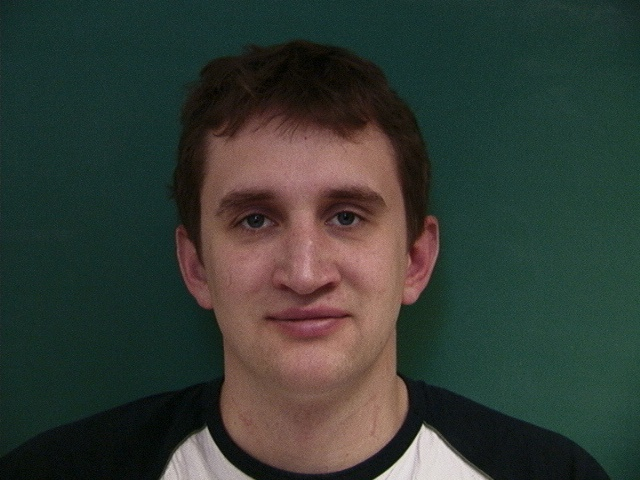
//> input picture 1A/CS-AD/TP3/Projet_TP3_Fournitures/Images_Projet_2020/11-1.jpg, 640 x 480 px
$ ./kmeans ../../../../../1A/CS-AD/TP3/Projet_TP3_Fournitures/Images_Projet_2020/10-5.jpg 3 ../../../../../1A/CS-AD/TP3/Projet_TP3_Fournitures/Images_Projet_2020/11-1.jpg   (built with g++ and OpenCV 4)
//> lines starting //> are read from the running program, lines starting //| are printed output that depends on the picture; after the words box and inside, x2 and y2 are one past the last pixel; in counts of white or black regions, pixels touching at a corner belong together
#include <opencv2/core.hpp>
#include <opencv2/imgcodecs.hpp>
#include <opencv2/highgui.hpp>
#include <opencv2/imgproc.hpp>
#include <opencv2/imgcodecs.hpp>
#include <iostream>
#include <string>
#include <map>

using namespace cv;
using namespace std;


void printHelp(const string& progName)
{
    cout << "Usage:\n\t " << progName << " <image_file> <K_num_of_clusters> [<image_ground_truth>]" << endl;
}

//choix du centre le plus proche
uchar getNearestCluster(uchar valeur, const vector<int>& data){
    uchar voisinpp = data[0];
    uchar diff=valeur-voisinpp;
    for (uchar i : data){
        if (abs(valeur-i)<diff){
            diff=abs(valeur-i);
            voisinpp = i;
        }
    } return voisinpp;
}

int vectMoy(const vector<uchar> data) {
    int somme =0;
    for (int i : data){
        somme=somme+i;
    }
    int res = somme/data.size();
    return res;
}

Mat my_kmeans(Mat image, int k, long iters_max)
{
    Mat gray_image;
    cvtColor(image, gray_image, CV_RGB2GRAY);
    gray_image=gray_image.reshape(1,gray_image.total());

    vector<int> labels;
    // map avec la liste de chaque pixels correspondant au label
    map<uchar, vector<uchar>> classes;
    int pos=(int) 255./(k+1);

    // moyenne en niveau de gris pour choisir les clusterrs initiaux
    for (int i=pos;i<255;i+=pos){
        labels.push_back(i);
    }

    long nb_iters=0;
    double EPS = 0.0001;
    double classe_changee=EPS+1;

    while(classe_changee<EPS || nb_iters < iters_max){
        for(unsigned int i=0;i<gray_image.total();i++){
            int value=(int) gray_image.at<uchar>(0,i);
            uchar voisinpp=getNearestCluster(value, labels);
            classes[voisinpp].push_back(value);
            gray_image.at<uchar>(0,i)=voisinpp;
        }
        classe_changee=0;
        for(int i=0; i<k; i++){
            int classe_new=vectMoy(classes[labels[i]]);
            classe_changee=abs(labels[i]-classe_new);
            labels[i]=classe_new;
        }
        classe_changee/=k;
        nb_iters++;
    }

    gray_image=gray_image.reshape(1,image.rows);
    return gray_image;
}

// Calculer les TP FP FN TN des images
void segmentationQuality(Mat image_ref, Mat my_image_seg, Mat image_seg){

    assert (image_ref.total()==image_seg.total() && image_seg.total()==my_image_seg.total());

    int taille = my_image_seg.total();
    int nb_lig=my_image_seg.rows;
    int nb_col=my_image_seg.cols;

    //conversion en noir et blanc des images
    // le seuil est à changer pour chaque image (pas très optimal)
    int seuil = 120;
    //conversion en noir et blanc de l'image segmentée avec my_kmeans
    Mat my_image_nb=my_image_seg<seuil;
    // conversion en noir et blanc de l'image segmentée avec openCV
    Mat image_seg_nb;
    cvtColor(image_seg,image_seg_nb, CV_RGB2GRAY);
    image_seg_nb=image_seg_nb<seuil;

    // Affichage des images en noir et blanc
    imshow("Image segmentée opencv nb", image_seg_nb);
    imshow("Image segmentée my_kmeans nb", my_image_nb);
    imshow("Image ref nb", image_ref);

    imwrite("../data/images/Image8k2_segmentee_nb.jpg", image_seg_nb);
    imwrite("../data/images/My_Image8k2_segmentee_nb.jpg", my_image_nb);

    // initialisation des TP FP FN TN
    // respectivement cv et my pour open cv et my_kmeans
    long TP_cv=0;
    long TN_cv=0;
    long FN_cv=0;
    long FP_cv=0;
    long TP_my=0;
    long TN_my=0;
    long FN_my=0;
    long FP_my=0;
    long pixels_non_attribues_cv=0;
    long pixels_non_attribues_my=0;


    // parcours des pixels des images
    for (int i=0; i<nb_lig; i++){
        for(int j=0; j<nb_col;j++){
            if((int) image_ref.at<uchar>(i,j)==255){
                if((int) image_seg_nb.at<uchar>(i,j)==255){
                    TP_cv++;
                } else if ((int) image_seg_nb.at<uchar>(i,j)==0) {
                    FP_cv++;
                }
                if((int) my_image_nb.at<uchar>(i,j)==255){
                    TP_my++;
                } else if ((int) my_image_nb.at<uchar>(i,j)==0) {
                    FP_my++;
                }
            } else if ((int) image_ref.at<uchar>(i,j)==0) {
                if((int) image_seg_nb.at<uchar>(i,j)==0){
                    TN_cv++;
                } else if ((int) image_seg_nb.at<uchar>(i,j)==255) {
                    FN_cv++;
                }
                if((int) my_image_nb.at<uchar>(i,j)==255){
                    TN_my++;
                } else if ((int) my_image_nb.at<uchar>(i,j)==0){
                    FN_my++;
                }
            }
        }
    }
    // on verifie que tous les pixels ont bien été attribué
    long somme_my = FN_my+FP_my+TN_my+TP_my;
    long somme_cv = FN_cv+FP_cv+TN_cv+TP_cv;
    assert(somme_my==taille);
    assert(somme_cv==taille);

    // Calcul de la précision
    double precision_cv = (double) TP_cv/(TP_cv+FP_cv);
    double precision_my = (double) TP_my/(TP_my+FP_my);

    // Calcul de la sensibilité
    double sensibilite_cv = (double) TP_cv/(TP_cv+FN_cv);
    double sensibilite_my = (double) TP_my/(TP_my+FN_my);

    // Calcul du coefficient de similarité DICE
    double dice_cv = (double) 2*TP_cv/(2*TP_cv+FP_cv+FN_cv);
    double dice_my = (double) 2*TP_my/(2*TP_my+FP_my+FN_my);

    // Affichage des résultats
    cout << "RESULTATS : " << endl << endl;

    // Affichage de la précision
    cout << "Precision openCV: " << precision_cv << endl;
    cout << "Precision my_kmeans: " << precision_my << endl << endl;

    // Affichage de la précision
    cout << "Sensibilité openCV: " << sensibilite_cv << endl;
    cout << "Sensibilité my_kmeans: " << sensibilite_my << endl << endl;

    // Affichage de DICE
    cout << "DICE openCV: " << dice_cv << endl;
    cout << "DICE my_kmeans: " << dice_my << endl << endl;

}


int main(int argc, char** argv)
{
    if (argc != 3 && argc !=4)
    {
        cout << " Incorrect number of arguments." << endl;
        printHelp(string(argv[0]));
        return EXIT_FAILURE;
    }

    const auto imageFilename = string(argv[1]);
    const string groundTruthFilename = (argc ==4) ? string(argv[3]) : string();
    const int k = stoi(argv[2]);

    // lecture et initialisation
    Mat image_ref = imread(groundTruthFilename, IMREAD_COLOR);
//> image_ref is the input picture: 480 rows x 640 cols, CV_8UC3; mean B, G, R 53, 59.7, 51.7
    Mat image = imread(imageFilename, IMREAD_COLOR);
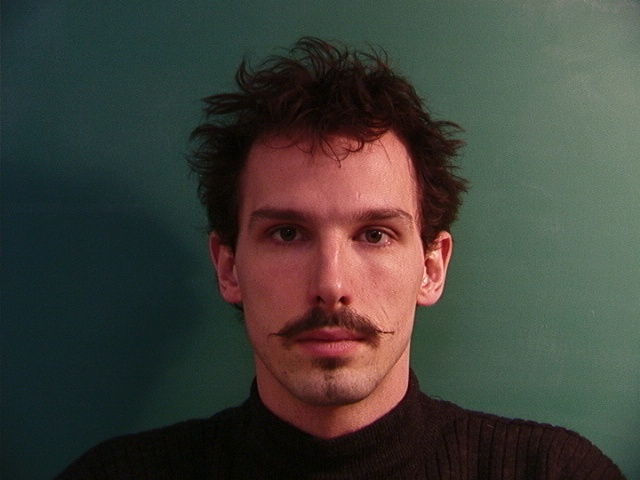
//> input picture 1A/CS-AD/TP3/Projet_TP3_Fournitures/Images_Projet_2020/10-5.jpg, 640 x 480 px
//> image is the input picture: 480 rows x 640 cols, CV_8UC3; mean B, G, R 57.7, 64.5, 64.1
    const unsigned int taille=image.rows*image.cols;
//> taille = 307200
    Mat data = image.reshape(1,taille);
    data.convertTo(data, CV_32F);
    Mat1f centers;
    vector<int> labels;

    // segmentation
    TermCriteria criteria=TermCriteria(TermCriteria::EPS+TermCriteria::COUNT, 10, 1.0);
    kmeans(data,k,labels,criteria,3,KMEANS_PP_CENTERS,centers);
//> labels = 307200 items; centers = [[111.9, 125.3, 205.8], [34.51, 36.18, 30.64], [84.67, 98.5, 91.53]]

    if(k==2){
        for(unsigned int i=0;i<3;i++){
            centers(0,i)=255;
            centers(1,i)=0;
        }
    }

    for(unsigned int i=0;i<taille;i++){
        data.at<float>(i,0)=centers(labels[i],0);
        data.at<float>(i,1)=centers(labels[i],1);
        data.at<float>(i,2)=centers(labels[i],2);
    }

    Mat imagesegmentee = data.reshape(3,image.rows);
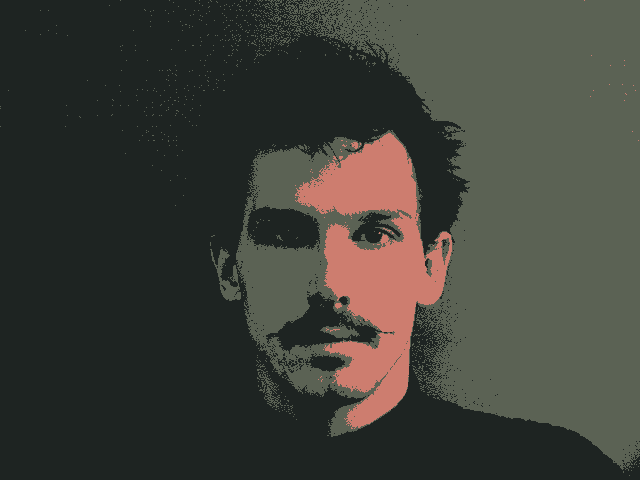
//> imagesegmentee: 480 rows x 640 cols, CV_32FC3; mean B, G, R 57.8, 64.3, 64.1
    imagesegmentee.convertTo(imagesegmentee,CV_8U);
//> imagesegmentee: 480 rows x 640 cols, CV_8UC3

    // my_kmeans;
    long iters_max=50;
    Mat my_image = my_kmeans(image,k,iters_max);
//> in my_kmeans, `cvtColor(image, gray_image, CV_RGB2GRAY);`:
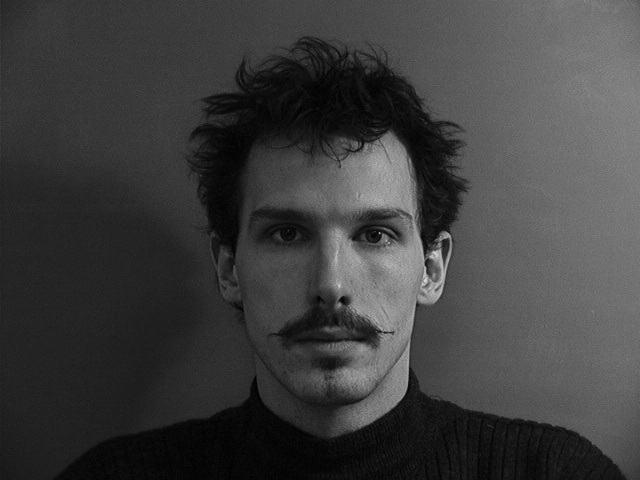
//> gray_image: 480 rows x 640 cols, CV_8UC1; min 0, max 218, mean 62.4
//> after the loop in my_kmeans, `while(classe_changee<EPS || nb_iters < iters_max)`: classes = 6 items; classe_changee = 8; nb_iters = 50
//> in my_kmeans, `gray_image=gray_image.reshape(1,image.rows);`:
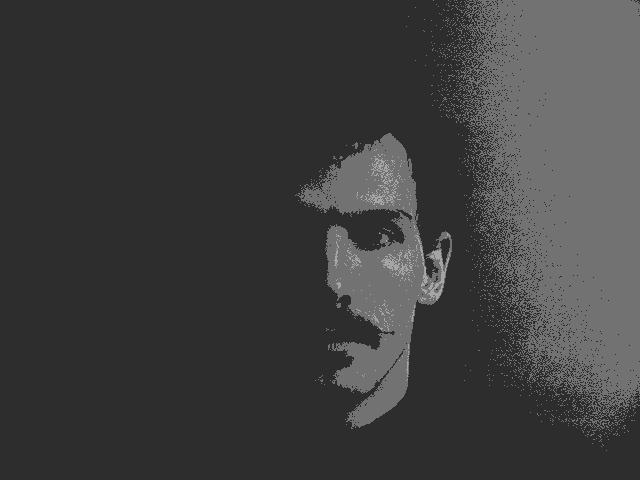
//> gray_image: 480 rows x 640 cols, CV_8UC1; min 45, max 165, mean 62.2

    // sauvegarde de l'image segmentee
    imwrite("../data/images/Image11_segmentee.jpg", imagesegmentee);
    imwrite("../data/images/My_Image11_segmentee.jpg", my_image);

    // affichage des images
    imshow(imageFilename, image);
    imshow("Image segmentée openCV", imagesegmentee);
    imshow("Image segmentée my_kmeans", my_image);

    // qualité de la segmentation par rapport à l'image de référence
    segmentationQuality(image_ref, my_image, imagesegmentee);
//> in segmentationQuality, `Mat my_image_nb=my_image_seg<seuil;`:
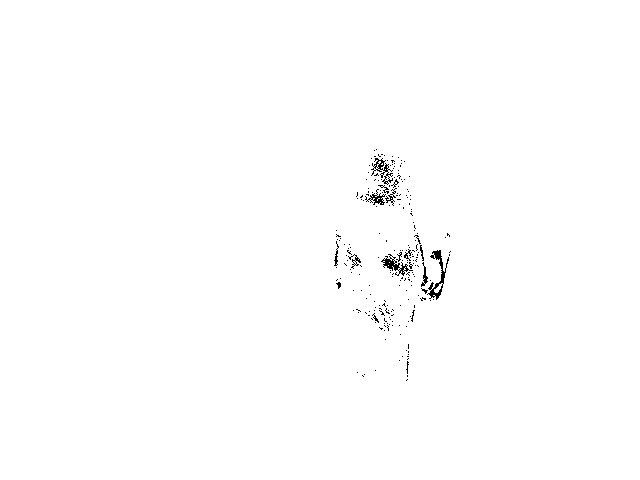
//> my_image_nb: 480 rows x 640 cols, CV_8UC1; 99.5% white; black in thin lines or dots, all inside (x1, y1, x2, y2) = (334, 149, 451, 381)
//> in segmentationQuality, `cvtColor(image_seg,image_seg_nb, CV_RGB2GRAY);`:
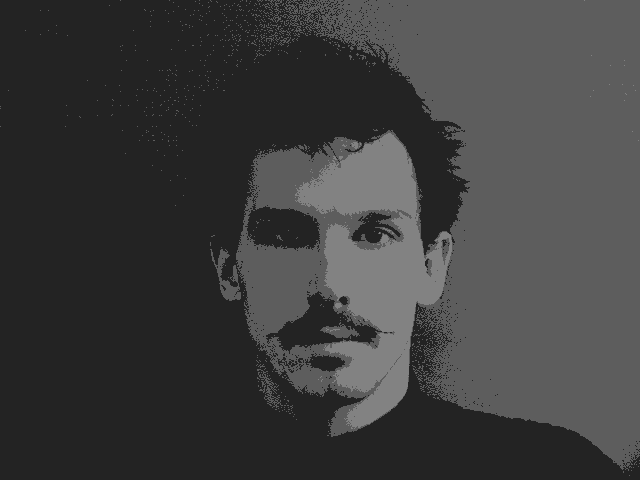
//> image_seg_nb: 480 rows x 640 cols, CV_8UC1; min 35, max 130, mean 62.1
//> in segmentationQuality, `image_seg_nb=image_seg_nb<seuil;`:
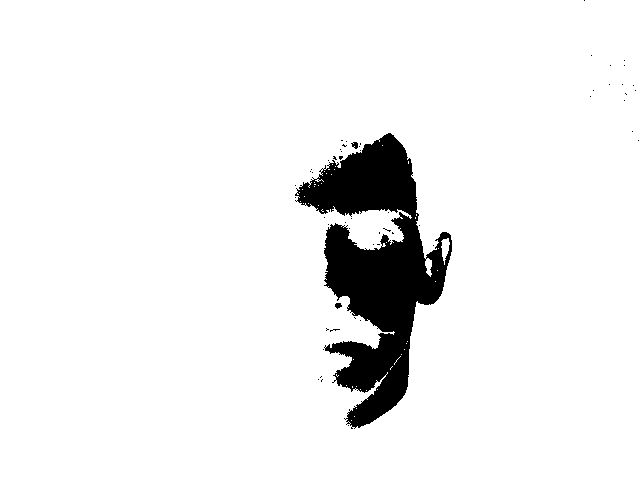
//> image_seg_nb: 480 rows x 640 cols, CV_8UC1; 93.4% white; 56 black regions (53 under 20 px), largest, box (x1, y1, x2, y2) and area: (295, 133, 452, 429) 20004, (351, 142, 358, 149) 33, (335, 303, 342, 309) 30
//> after the loop in segmentationQuality, `for (int i=0; i<nb_lig; i++)`: TP_cv = 0; TN_cv = 4; FN_cv = 431; TN_my = 435; FN_my = 0
//> in segmentationQuality, `long somme_my = FN_my+FP_my+TN_my+TP_my;`: somme_my = 435
//> (the run ends here: the program stops with an error, at `assert(somme_my==taille);`)
